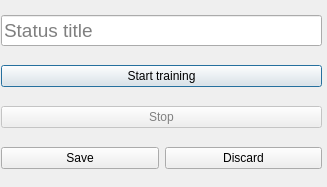
<?xml version="1.0" encoding="UTF-8"?>
<ui version="4.0">
 <class>Dialog</class>
 <widget class="QDialog" name="Dialog">
  <property name="geometry">
   <rect>
    <x>0</x>
    <y>0</y>
    <width>327</width>
    <height>187</height>
   </rect>
  </property>
  <property name="windowTitle">
   <string>Training</string>
  </property>
  <widget class="QWidget" name="layoutWidget">
   <property name="geometry">
    <rect>
     <x>1</x>
     <y>2</y>
     <width>321</width>
     <height>181</height>
    </rect>
   </property>
   <layout class="QVBoxLayout" name="verticalLayout">
    <item>
     <widget class="QLineEdit" name="title_input">
      <property name="font">
       <font>
        <pointsize>14</pointsize>
       </font>
      </property>
      <property name="placeholderText">
       <string>Status title</string>
      </property>
     </widget>
    </item>
    <item>
     <widget class="QPushButton" name="start_button">
      <property name="styleSheet">
       <string notr="true">QPushButton:disabled { color: grey }</string>
      </property>
      <property name="text">
       <string>Start training</string>
      </property>
      <property name="default">
       <bool>false</bool>
      </property>
     </widget>
    </item>
    <item>
     <widget class="QPushButton" name="stop_button">
      <property name="enabled">
       <bool>false</bool>
      </property>
      <property name="styleSheet">
       <string notr="true">QPushButton:disabled { color: grey }</string>
      </property>
      <property name="text">
       <string>Stop</string>
      </property>
      <property name="flat">
       <bool>false</bool>
      </property>
     </widget>
    </item>
    <item>
     <layout class="QHBoxLayout" name="horizontalLayout">
      <item>
       <widget class="QPushButton" name="save_button">
        <property name="text">
         <string>Save</string>
        </property>
       </widget>
      </item>
      <item>
       <widget class="QPushButton" name="discard_button">
        <property name="text">
         <string>Discard</string>
        </property>
       </widget>
      </item>
     </layout>
    </item>
   </layout>
  </widget>
 </widget>
 <resources/>
 <connections/>
</ui>
